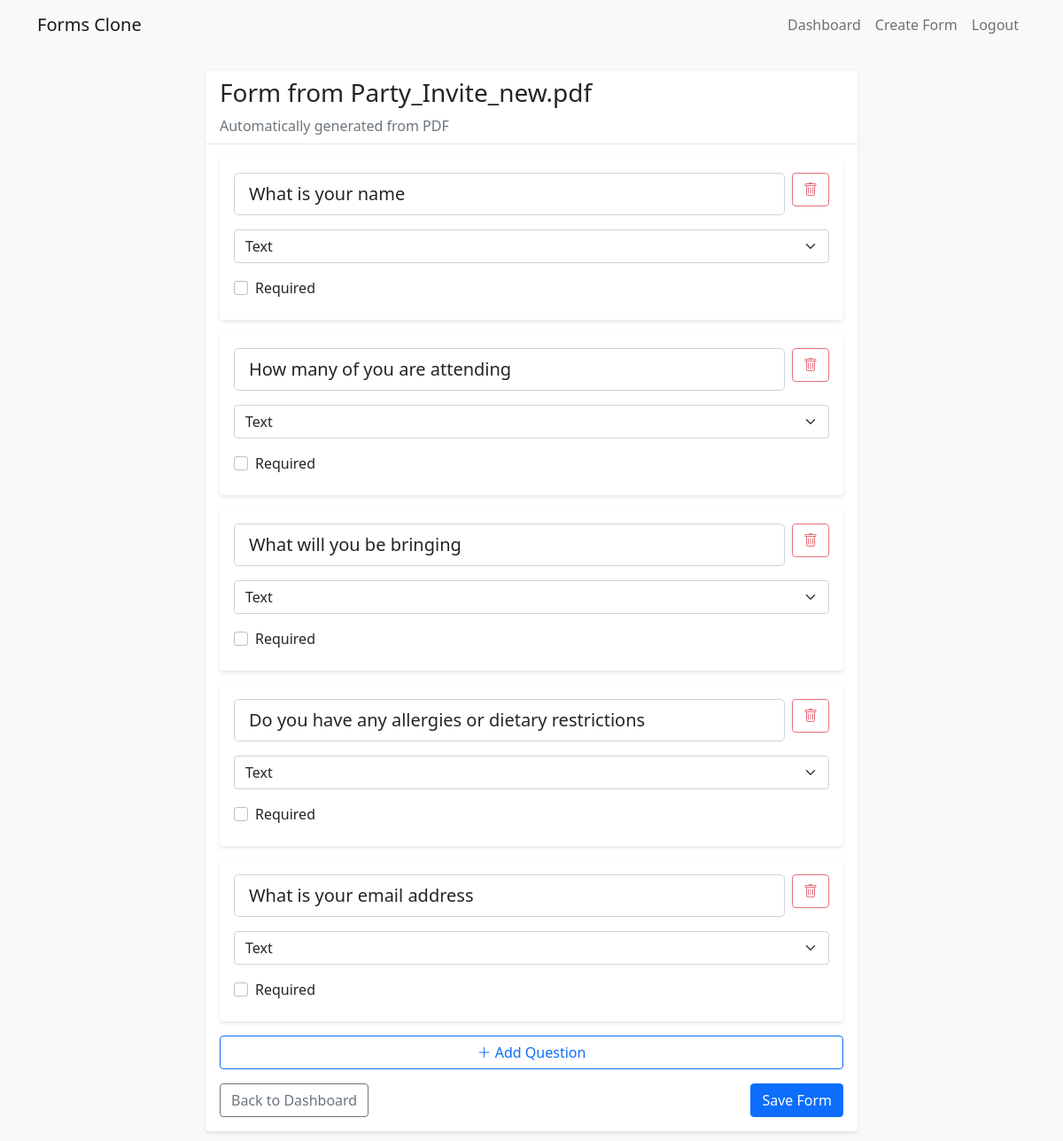
/form/43/edit (signed in), run on the app's committed database.
### app.py (models this page shows, shortened)
class Form(db.Model):
    id = db.Column(db.Integer, primary_key=True)
    title = db.Column(db.String(200), nullable=False)
    description = db.Column(db.Text)
    created_at = db.Column(db.DateTime, default=datetime.utcnow)
    user_id = db.Column(db.Integer, db.ForeignKey('user.id', name='fk_form_user'), nullable=False)
    company_id = db.Column(db.Integer, db.ForeignKey('company.id', name='fk_form_company'), nullable=True)
    questions = db.relationship('Question', backref='form', lazy=True, cascade='all, delete-orphan')
    responses = db.relationship('Response', backref='form', lazy=True, cascade='all, delete-orphan')

class Question(db.Model):
    id = db.Column(db.Integer, primary_key=True)
    form_id = db.Column(db.Integer, db.ForeignKey('form.id'), nullable=False)
    question_text = db.Column(db.String(500), nullable=False)
    question_type = db.Column(db.String(20), nullable=False)  # text, multiple_choice, checkbox
    options = db.Column(db.Text)  # JSON string for multiple choice/checkbox options
    required = db.Column(db.Boolean, default=False)
    order = db.Column(db.Integer, nullable=False)

### app.py (the view)
@app.route('/form/<int:form_id>/edit')
@login_required
def edit_form(form_id):
    form = Form.query.get_or_404(form_id)
    if form.user_id != current_user.id:
        return redirect(url_for('dashboard'))
    return render_template('edit_form.html', form=form)

### app.py (called while the page is built)
@login_manager.user_loader
def load_user(user_id):
    return User.query.get(int(user_id))

### templates/edit_form.html (shortened to what this page needs)
{% extends "base.html" %}
{% block content %}
<div class="row">
  <div class="col-md-8 mx-auto">
    <div class="card mb-4">
      <div class="card-header">
        <h3>{{ form.title }}</h3>
        <p class="text-muted mb-0">{{ form.description or 'No description' }}</p>
      </div>
      <div class="card-body">
        <div id="questions-container">
          {% for question in form.questions %}
          <div class="question-card card mb-3" data-question-id="{{ question.id }}">
            <div class="card-body">
              <div class="d-flex justify-content-between align-items-start mb-3">
                <input type="text" class="form-control form-control-lg question-text"
                       value="{{ question.question_text }}" placeholder="Question text"
                       aria-label="Question text">
                <button class="btn btn-outline-danger ms-2 delete-question" title="Delete question">
                  <i class="bi bi-trash" aria-hidden="true"></i>
                </button>
              </div>
              <div class="mb-3">
                <select class="form-select question-type" aria-label="Question type">
                  <option value="text" {% if question.question_type == 'text' %}selected{% endif %}>Text</option>
                </select>
              </div>
              <div class="form-check mt-3">
                <input class="form-check-input question-required" type="checkbox"
                       {% if question.required %}checked{% endif %} id="required-{{ question.id }}">
                <label class="form-check-label" for="required-{{ question.id }}">Required</label>
              </div>
            </div>
          </div>
          {% endfor %}
        </div>
        <button id="add-question" class="btn btn-outline-primary w-100 mb-3">
          <i class="bi bi-plus-lg" aria-hidden="true"></i> Add Question
        </button>
        <div class="d-flex justify-content-between">
          <a href="{{ url_for('dashboard') }}" class="btn btn-outline-secondary">Back to Dashboard</a>
          <button id="save-form" class="btn btn-primary">Save Form</button>
        </div>
      </div>
    </div>
  </div>
</div>
{% endblock %}
{% block extra_css %}
<link rel="stylesheet" href="https://cdn.jsdelivr.net/npm/bootstrap-icons@1.7.2/font/bootstrap-icons.css">
{% endblock %}

### static/css/style.css (style rules this page uses)
body { background-color: #f8f9fa; }
.card { box-shadow: 0 2px 4px rgba(0, 0, 0, 0.1); border: none; }
.card-header { background-color: #fff; border-bottom: 1px solid rgba(0, 0, 0, 0.1); }
.question-card { transition: all 0.3s ease; }
.delete-question, .delete-option { opacity: 0.7; transition: opacity 0.2s ease; }
.form-check { margin-bottom: 0.5rem; }

### data on the page
Form: title "Form from Party_Invite_new.pdf", description "Automatically generated from PDF"
Question: question_text "What is your name", question_type "Text"
Question: question_text "How many of you are attending", question_type "Text"
Question: question_text "What will you be bringing", question_type "Text"
Question: question_text "Do you have any allergies or dietary restrictions", question_type "Text"
Question: question_text "What is your email address", question_type "Text"
